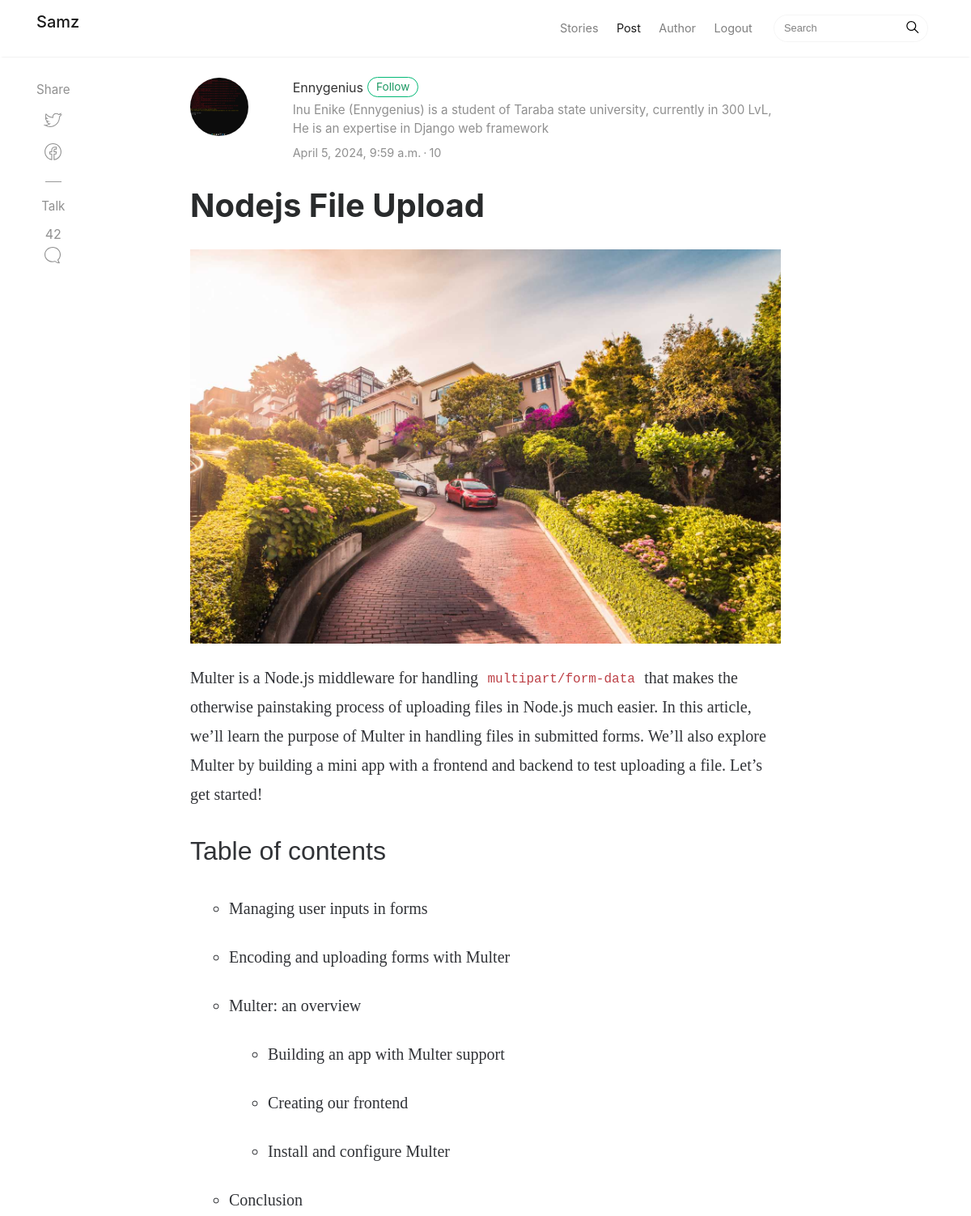
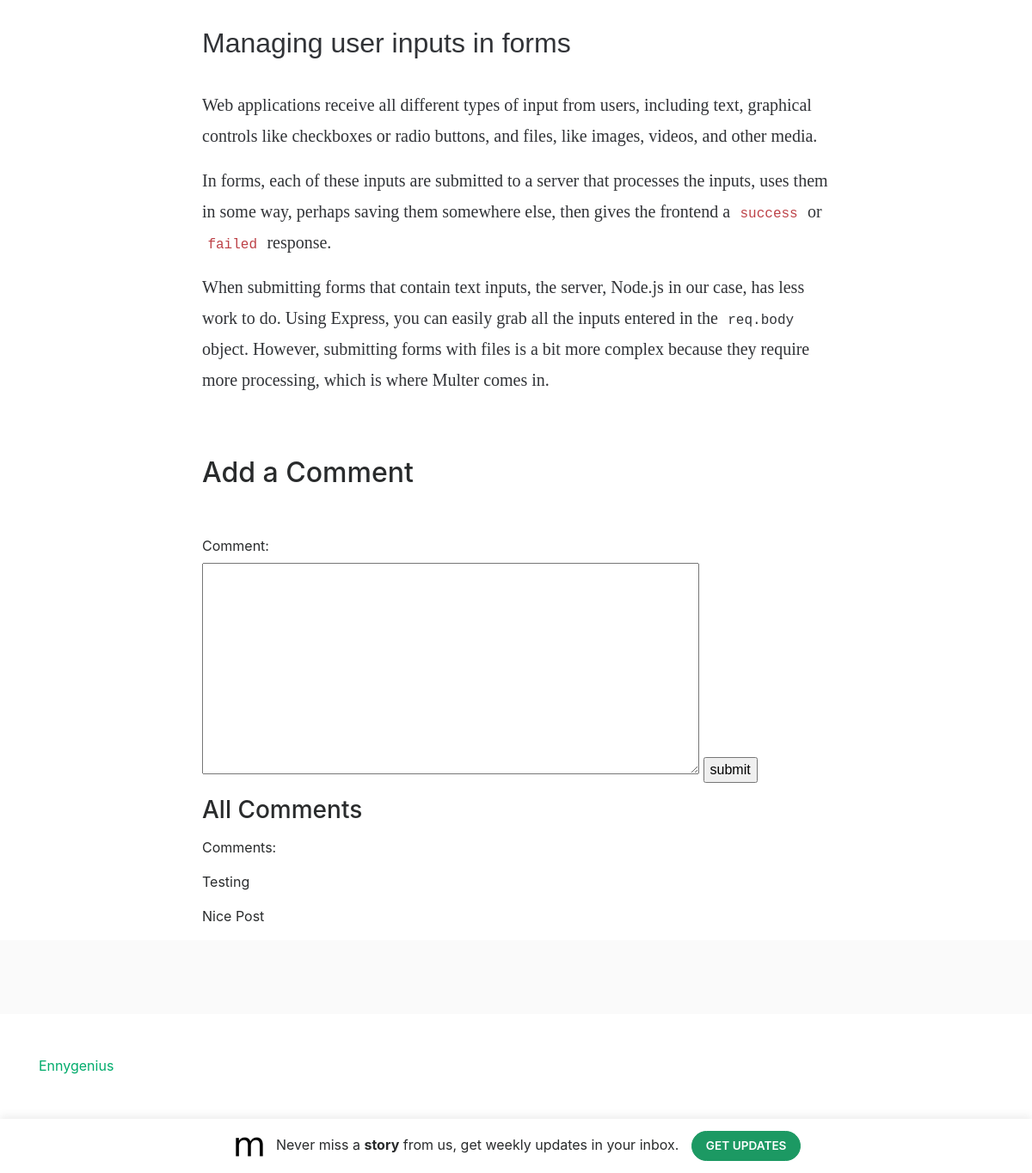
The page /comment/1/ (signed in) on the database its author committed (2 pictures, top to bottom).
### blogApp/models.py (models this page shows, shortened)
class CustomUser(AbstractUser):
    profile_picture = models.ImageField(upload_to='profile_pics', blank=True, null=True)
    Description = models.TextField( blank=True, null=True)

class Post(models.Model):
    author = models.ForeignKey(settings.AUTH_USER_MODEL, on_delete=models.CASCADE)
    category = models.ForeignKey(Category, on_delete=models.CASCADE)
    BlogCategory = models.ForeignKey(BlogCategory, on_delete=models.CASCADE, null=True)
    title = models.CharField(max_length=75)
    image = models.ImageField(upload_to='posts/%Y/%m/%d/')
    content = CKEditor5Field('Text', config_name='extends')
    created = models.DateTimeField(auto_now_add=True)
    available = models.BooleanField(default=True)
    timeRead = models.IntegerField(default=5)
    class Meta:
        ordering = ['-created']

class Comment(models.Model):
    post = models.ForeignKey(Post, on_delete=models.CASCADE)
    author = models.ForeignKey(settings.AUTH_USER_MODEL, on_delete=models.CASCADE)
    content = models.TextField()
    created = models.DateTimeField(auto_now_add=True)
    available = models.BooleanField(default=True)
    class Meta:
        ordering = ['-created']  ## Post yorumlarını yeniden eskiye sıralar

### blogApp/views.py (the view)
# urls.py: path('comment/<int:pk>/', views.comment, name='comment'),
@login_required(login_url='/admin/login/')
def comment(request, pk):
    post = get_object_or_404(Post, pk=pk)
    comments = post.comment_set.all()  # Fetch all comments related to the post
    if request.method == 'POST':
        form = CommentForm(request.POST)
        if form.is_valid():
            comment = form.save(commit=False)
            comment.post = post
            comment.author = request.user
            comment.save()
            return redirect('post', pk=pk)
    else:
        form = CommentForm()
    return render(request, 'post.html', {'form': form, 'post': post, 'comments': comments})

### blogApp/forms.py
class CommentForm(forms.ModelForm):
    class Meta:
        model = Comment
        fields = ['content']

### templates/post.html (shortened to what this page needs)
{% load static %}
<!DOCTYPE html>
<html lang="en">
<head>
  <link href={% static "/css/bootstrap.min.css" %} rel="stylesheet">
  <link href="https://maxcdn.bootstrapcdn.com/font-awesome/4.7.0/css/font-awesome.min.css" rel="stylesheet" />
  <link href={% static "css/mediumish.css" %} rel="stylesheet">
</head>
<body>
  <nav class="navbar navbar-toggleable-md navbar-light bg-white fixed-top mediumnavigation">
    <div class="container">
      <a class="navbar-brand" href={% url 'home' %}>
        <p>{{user.username}}</p>
      <div class="collapse navbar-collapse" id="navbarsExampleDefault">
        <ul class="navbar-nav ml-auto">
          <li class="nav-item ">
            <a class="nav-link" href={% url 'home' %}>Stories </a>
          </li>
          <li class="nav-item active">
            <a class="nav-link" href={% url 'home' %}>Post <span class="sr-only">(current)</span></a>
          </li>
          <li class="nav-item">
            <a class="nav-link" href={% url 'author' username=user.username %}>Author</a>
          </li>
          <li class="nav-item">
            <a class="nav-link" href={% url 'logout' %}>Logout</a>
          </li>
        </ul>
        <form class="form-inline my-2 my-lg-0">
          <input class="form-control mr-sm-2" type="text" placeholder="Search" />
          <span class="search-icon"><svg class="svgIcon-use" width="25" height="25" viewbox="0 0 25 25">
              <path
                d="M20.067 18.933l-4.157-4.157a6 6 0 1 0-.884.884l4.157 4.157a.624.624 0 1 0 .884-.884zM6.5 11c0-2.62 2.13-4.75 4.75-4.75S16 8.38 16 11s-2.13 4.75-4.75 4.75S6.5 13.62 6.5 11z">
              </path>
            </svg></span>
        </form>
      </div>
    </div>
  </nav>
  <div class="container">
    <div class="row">
      <div class="col-md-2 col-xs-12">
        <div class="share">
          <p>Share</p>
          <ul>
            <li>
              <a target="_blank" href="https://twitter.com/home?status=http%3A//www.wowthemes.net">
              </a>
            </li>
            <li>
              <a target="_blank" href="https://www.facebook.com/sharer/sharer.php?u=http%3A//www.wowthemes.net">
              </a>
            </li>
          </ul>
          <div class="sep"></div>
          <p>Talk</p>
          <ul>
            <li>
              <a href="#comments">
                42<br />
              </a>
            </li>
          </ul>
        </div>
      </div>
      <div class="col-md-8 col-md-offset-2 col-xs-12">
        <div class="mainheading">
          <div class="row post-top-meta">
            <div class="col-md-2">
              <a href={% url 'author' username=user.username %}><img class="author-thumb"
                  src={{post.author.profile_picture.url}} alt="Sal" /></a>
            </div>
            <div class="col-md-10">
              <a class="link-dark" href={% url 'author' username=user.username %}>{{post.author.username}}</a><a
                href="#" class="btn follow">Follow</a>
              <span class="author-description">{{post.author.Description}}</span>
              <span class="post-date">{{post.created}}</span><span class="dot"></span><span
                class="post-read">{{post.timeRead}}</span>
            </div>
          </div>
          <h1 class="posttitle">
            {{post.title}}
          </h1>
        </div>
        <img class="featured-image img-fluid" src="assets/img/demopic/10.jpg" alt="" />
        <div class="article-post">
          <p>
            {{post.content|safe}}
          </p>
        </div>
        <div>
          <form action="{% url 'comment' pk=post.pk %}" method="POST">
            <h2 class='py-5'>Add a Comment</h2>
            <div class="form-group">
              <label for="content">Comment:</label><br />
              <textarea name="content" id="" cols="60" rows="10"></textarea>
              <button type="submit">submit</button>
            </div>
          </form>
        </div>
        <div>
          <h3>All Comments</h3>
          <div class='my-3'>
            <p>Comments:</p>
            {% for comment in comments %}
            <p>{{ comment.content }}</p>
            {% endfor %}
          </div>
        </div>
      </div>
    </div>
  </div>
  <div class="graybg">
  </div>
  <div class="container margtop3rem">
    <a class="twitter-grid" href="#">{{post.author.username}}</a>
  </div>
  <div class="alertbar">
    <div class="container text-center">
      <img src="assets/img/logo.png" alt="" /> &nbsp; Never miss a
      <b>story</b> from us, get weekly updates in your inbox.
      <a href="#" class="btn subscribe">Get Updates</a>
    </div>
  </div>
  <div class="container">
    <div class="footer">
      <p class="pull-left">Copyright &copy; 2017 Your Website Name</p>
      <p class="pull-right">
        <a target="_blank" href="https://www.wowthemes.net">WowThemes.net</a>
      </p>
    </div>
  </div>
</body>
</html>

### static/css/mediumish.css (style rules this page uses)
body { padding-top:5rem; }
.mainheading { padding:1rem 0rem; }
a { color:#00ab6b; }
a,a:hover { transition:all 0.2s; }
.mediumnavigation { background:rgba(255,255,255,.97); box-shadow:0 2px 2px -2px rgba(0,0,0,.15); }
@media (min-width:992px) { .navbar-toggleable-md .navbar-nav .nav-link { padding-right:.7rem; padding-left:.7rem; } }
.author-thumb { width:40px; height:40px; float:left; margin-right:13px; border-radius:100%; }
.post-top-meta { margin-bottom:2rem; }
.post-top-meta .author-thumb { width:72px; height:72px; }
.post-top-meta span { font-size:0.9rem; color:rgba(0,0,0,.44); display:inline-block; }
.post-top-meta .author-description { margin-bottom:5px; margin-top:5px; font-size:0.95rem; }
span.post-name,span.post-date,span.author-meta { display:inline-block; }
span.post-date,span.post-read { color:rgba(0,0,0,.44); }
.dot:after { content:"·"; margin-left:3px; margin-right:3px; }
.mediumnavigation .form-control { font-size:0.8rem; border-radius:30px; overflow:hidden; border:1px solid rgba(0,0,0,0.04); }
.mediumnavigation .form-inline { margin-left:15px; }
.mediumnavigation .navbar-brand { font-weight:500; }
.mediumnavigation .nav-item,.dropdown-menu { font-size:0.9rem; }
.mediumnavigation .search-icon { margin-left:-40px; display:inline-block; margin-top:3px; cursor:pointer; }
.mainheading h1.posttitle { font-weight:700; margin-bottom:1rem; }
.footer { border-top:1px solid rgba(0,0,0,.05)!important; padding-top:15px; padding-bottom:12px; font-size:0.8rem; color:rgba(0,0,0,.44); margin-top:50px; }
.link-dark { color:rgba(0,0,0,.8); }
.article-post { font-family:Merriweather; font-size:1.2rem; line-height:1.8; color:rgba(0,0,0,.8); }
.article-post p,.article-post blockquote { margin:0 0 1.5rem 0; }
.featured-image { display:block; margin:0px auto; margin-bottom:1.5rem; }
.share { text-align:center; margin-top:20px; }
.share p { margin-bottom:10px; font-size:0.95rem; }
.share { display:none; }
.share ul li { display:inline-block; margin-bottom:5px; }
.share ul { padding-left:0; margin-left:0; }
@media (min-width:1024px) { .share { position:fixed; display:block; } }
@media (min-width:1024px) { .share ul li { display:block; } }
.share,.share a { color:rgba(0,0,0,.44); fill:rgba(0,0,0,.44); }
.graybg { background-color:#fafafa; padding:40px 0 46px; position:relative; }
.margtop3rem { margin-top: 3rem; }
.sep { height:1px; width:20px; background:#999; margin:0px auto; margin-bottom:1.2rem; }
.btn.follow { border-color:#02B875; color:#1C9963; padding:3px 10px; text-align:center; border-radius:999em; font-size:0.85rem; display:inline-block; }
.btn.subscribe { background-color:#1C9963; border-color:#1C9963; color:rgba(255,255,255,1); fill:rgba(255,255,255,1); border-radius:30px; font-size:0.85rem; margin-left:10px; font-weight:600; text-transform:uppercase; }
.post-top-meta .btn.follow { margin-left:5px; margin-top:-4px; }
.alertbar { box-shadow:0 -3px 10px 0 rgba(0,0,0,.0785); position:fixed; bottom:0; left:0; background-color:#fff; width:100%; padding:14px 0; z-index:1; }

### rows shown on the page
CustomUser: username "Samz"
Post: author.profile_picture (picture), author.username "Ennygenius", author.Description "Inu Enike (Ennygenius) is a student of Taraba state university, currently in 300 LvL, He is an expertise in Django web framework", created "April 5, 2024, 9:59 a.m.", timeRead "10", title "Nodejs File Upload", content "Multer is a Node.js middleware for handling multipart / form - data that makes the otherwise painstaking process of uploading files in Node.js much easier. In this article, we’ll learn the purpose of Multer in handling files in submitted forms. We’ll also explore Multer by building a mini app with a frontend and backend to test uploading a file. Let’s get started! Table of contents Managing user inputs in forms Encoding and uploading forms with Multer Multer: an overview Building an app with Multer support Creating our frontend Install and configure Multer Conclusion Managing user inputs in forms Web applications receive all different types of input from users, including text, graphical…"
Comment: content "Testing"
Comment: content "Nice Post"
